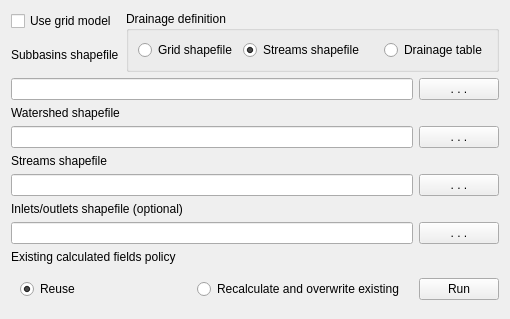
     <widget class="QWidget" name="existTab">
      <attribute name="title">
       <string>Use existing watershed</string>
      </attribute>
      <layout class="QGridLayout" name="gridLayout_13">
       <item row="0" column="0">
        <widget class="QCheckBox" name="useGrid">
         <property name="toolTip">
          <string>Use a watershed grid to define the watershed and subbasins.</string>
         </property>
         <property name="text">
          <string>Use grid model</string>
         </property>
        </widget>
       </item>
       <item row="0" column="1" rowspan="2" colspan="2">
        <widget class="QGroupBox" name="drainGroupBox">
         <property name="sizePolicy">
          <sizepolicy hsizetype="MinimumExpanding" vsizetype="Minimum">
           <horstretch>0</horstretch>
           <verstretch>0</verstretch>
          </sizepolicy>
         </property>
         <property name="title">
          <string>Drainage definition</string>
         </property>
         <layout class="QGridLayout" name="gridLayout_5">
          <item row="0" column="0">
           <widget class="QRadioButton" name="drainGridButton">
            <property name="toolTip">
             <string>Use PolygonId and DownId fields in the watershed shapefile to define the drainage pattern.</string>
            </property>
            <property name="text">
             <string>Grid shapefile</string>
            </property>
            <property name="checked">
             <bool>false</bool>
            </property>
           </widget>
          </item>
          <item row="0" column="2">
           <widget class="QRadioButton" name="drainTableButton">
            <property name="toolTip">
             <string>Use a csv file to define the drainage pattern.</string>
            </property>
            <property name="text">
             <string>Drainage table</string>
            </property>
           </widget>
          </item>
          <item row="0" column="1">
           <widget class="QRadioButton" name="drainStreamsButton">
            <property name="toolTip">
             <string>Use a streams shapefile to define the drainage pattern.</string>
            </property>
            <property name="text">
             <string>Streams shapefile    </string>
            </property>
            <property name="checked">
             <bool>true</bool>
            </property>
           </widget>
          </item>
         </layout>
        </widget>
       </item>
       <item row="1" column="0">
        <widget class="QLabel" name="selectSubbasinsLabel">
         <property name="text">
          <string>Subbasins shapefile</string>
         </property>
        </widget>
       </item>
       <item row="2" column="0" colspan="2">
        <widget class="QLineEdit" name="selectSubbasins">
         <property name="sizePolicy">
          <sizepolicy hsizetype="Expanding" vsizetype="Preferred">
           <horstretch>0</horstretch>
           <verstretch>0</verstretch>
          </sizepolicy>
         </property>
        </widget>
       </item>
       <item row="2" column="2">
        <widget class="QPushButton" name="selectSubbasinsButton">
         <property name="sizePolicy">
          <sizepolicy hsizetype="Fixed" vsizetype="Fixed">
           <horstretch>0</horstretch>
           <verstretch>0</verstretch>
          </sizepolicy>
         </property>
         <property name="toolTip">
          <string>Select a polygon shapefile showing the subbasins and watershed boundary</string>
         </property>
         <property name="text">
          <string>. . .</string>
         </property>
        </widget>
       </item>
       <item row="3" column="0">
        <widget class="QLabel" name="selectWshedLabel">
         <property name="text">
          <string>Watershed shapefile</string>
         </property>
        </widget>
       </item>
       <item row="4" column="0" colspan="2">
        <widget class="QLineEdit" name="selectWshed">
         <property name="sizePolicy">
          <sizepolicy hsizetype="Preferred" vsizetype="Fixed">
           <horstretch>0</horstretch>
           <verstretch>0</verstretch>
          </sizepolicy>
         </property>
        </widget>
       </item>
       <item row="4" column="2">
        <widget class="QPushButton" name="selectWshedButton">
         <property name="sizePolicy">
          <sizepolicy hsizetype="Fixed" vsizetype="Fixed">
           <horstretch>0</horstretch>
           <verstretch>0</verstretch>
          </sizepolicy>
         </property>
         <property name="toolTip">
          <string>&lt;html&gt;&lt;head/&gt;&lt;body&gt;&lt;p&gt;Select a polygon shapefile showing the drainage areas for all the channels in the channels shapefile.&lt;/p&gt;&lt;p&gt;&lt;br/&gt;&lt;/p&gt;&lt;p&gt;This is usually more detailed than the subbasins shapefile, but can be the same file.&lt;/p&gt;&lt;p&gt;&lt;br/&gt;&lt;/p&gt;&lt;/body&gt;&lt;/html&gt;</string>
         </property>
         <property name="text">
          <string>. . .</string>
         </property>
        </widget>
       </item>
       <item row="5" column="0">
        <widget class="QLabel" name="selectStreamsLabel">
         <property name="text">
          <string>Streams shapefile</string>
         </property>
        </widget>
       </item>
       <item row="6" column="0" colspan="2">
        <widget class="QLineEdit" name="selectStreams">
         <property name="sizePolicy">
          <sizepolicy hsizetype="Preferred" vsizetype="Fixed">
           <horstretch>0</horstretch>
           <verstretch>0</verstretch>
          </sizepolicy>
         </property>
        </widget>
       </item>
       <item row="6" column="2">
        <widget class="QPushButton" name="selectStreamsButton">
         <property name="sizePolicy">
          <sizepolicy hsizetype="Fixed" vsizetype="Fixed">
           <horstretch>0</horstretch>
           <verstretch>0</verstretch>
          </sizepolicy>
         </property>
         <property name="toolTip">
          <string>Select a line shapefile showing the stream network</string>
         </property>
         <property name="text">
          <string>. . .</string>
         </property>
        </widget>
       </item>
       <item row="7" column="0" colspan="2">
        <widget class="QLabel" name="selectExistOutletsLabel">
         <property name="text">
          <string>Inlets/outlets shapefile (optional)</string>
         </property>
        </widget>
       </item>
       <item row="8" column="0" colspan="2">
        <widget class="QLineEdit" name="selectExistOutlets">
         <property name="sizePolicy">
          <sizepolicy hsizetype="Preferred" vsizetype="Fixed">
           <horstretch>0</horstretch>
           <verstretch>0</verstretch>
          </sizepolicy>
         </property>
        </widget>
       </item>
       <item row="8" column="2">
        <widget class="QPushButton" name="selectExistOutletsButton">
         <property name="sizePolicy">
          <sizepolicy hsizetype="Fixed" vsizetype="Fixed">
           <horstretch>0</horstretch>
           <verstretch>0</verstretch>
          </sizepolicy>
         </property>
         <property name="toolTip">
          <string>Select a point shapefile showing inlets, outlets, reservoirs and point sources.  If you do not use this option your watershed will have only outlets where the stream network exits from the watershed boundary.</string>
         </property>
         <property name="text">
          <string>. . .</string>
         </property>
        </widget>
       </item>
       <item row="9" column="0" colspan="2">
        <widget class="QLabel" name="existFieldsLabel">
         <property name="toolTip">
          <string>Policy for calculating values like subbasin area and stream length for placing in database.  Fields in shapefiles are not actually changed by either policy.</string>
         </property>
         <property name="text">
          <string>Existing calculated fields policy</string>
         </property>
        </widget>
       </item>
       <item row="10" column="0" colspan="2">
        <widget class="QWidget" name="widget_3" native="true">
         <layout class="QGridLayout" name="gridLayout_11">
          <item row="0" column="0">
           <widget class="QRadioButton" name="reuseButton">
            <property name="toolTip">
             <string>Reuse existing fields like area and length from shapefiles</string>
            </property>
            <property name="text">
             <string>Reuse</string>
            </property>
            <property name="checked">
             <bool>true</bool>
            </property>
           </widget>
          </item>
          <item row="0" column="1">
           <widget class="QRadioButton" name="recalcButton">
            <property name="toolTip">
             <string>Recalculate existing fields like area and length even if found in shapefiles</string>
            </property>
            <property name="text">
             <string>Recalculate and overwrite existing</string>
            </property>
           </widget>
          </item>
         </layout>
        </widget>
       </item>
       <item row="10" column="2">
        <widget class="QPushButton" name="existRunButton">
         <property name="sizePolicy">
          <sizepolicy hsizetype="Preferred" vsizetype="Fixed">
           <horstretch>0</horstretch>
           <verstretch>0</verstretch>
          </sizepolicy>
         </property>
         <property name="toolTip">
          <string>Delineate the watershed</string>
         </property>
         <property name="text">
          <string>Run</string>
         </property>
        </widget>
       </item>
      </layout>
     </widget>
